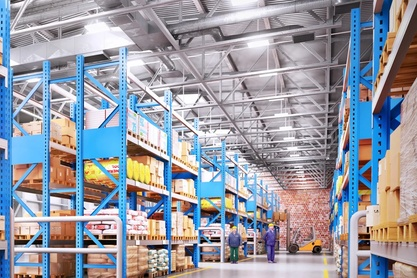
#> input picture data/image.jpg, 417 x 278 px, shrunk from 750 x 500 before the run
$ python canny_edge_detection.py
#> lines starting #> are read from the running program, lines starting #| are printed output that depends on the picture; after the words box and inside, x2 and y2 are one past the last pixel; in counts of white or black regions, pixels touching at a corner belong together
import cv2
import numpy as np
import matplotlib.pyplot as plt
import os

# Function to display and save images in one frame
def show_and_save_images(images, titles, save_path):
    plt.figure(figsize=(18, 12))

    for i in range(len(images)):
        plt.subplot(2, 3, i + 1)
        plt.imshow(cv2.cvtColor(images[i], cv2.COLOR_BGR2RGB) if len(images[i].shape) == 3 else images[i], cmap='gray')
        plt.title(titles[i])
        plt.axis('off')

    plt.tight_layout()
    plt.savefig(save_path)
    plt.show()

# Read the image
image = cv2.imread("data/image.jpg")
#> image is the input picture: shape (278, 417, 3); mean B, G, R 164.5, 154.5, 152.2
print("Original Image Shape:", image.shape)
#| Original Image Shape: (278, 417, 3)

# Convert the image to grayscale
gray = cv2.cvtColor(image, cv2.COLOR_BGR2GRAY)
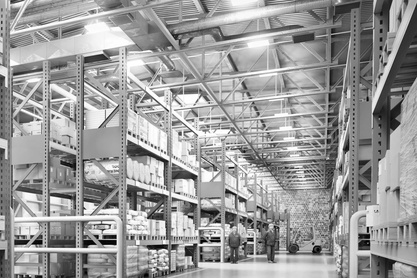
#> gray: shape (278, 417); min 1, max 255, mean 155
print("Grayscale Image Shape:", gray.shape)
#| Grayscale Image Shape: (278, 417)

# Apply Bilateral Filtering to reduce noise while preserving edges
diameter = 10
sigma_color = 75
sigma_space = 75
blur_gray = cv2.bilateralFilter(gray, diameter, sigma_color, sigma_space)
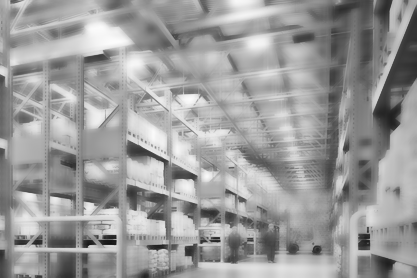
#> blur_gray: shape (278, 417); min 20, max 252, mean 155.4
print("Bilateral Filter Applied.")

# Apply Adaptive Thresholding to handle uneven lighting conditions
max_output_value = 255
block_size = 11
C = 2
adaptive_thresh = cv2.adaptiveThreshold(blur_gray, max_output_value, cv2.ADAPTIVE_THRESH_GAUSSIAN_C, cv2.THRESH_BINARY, block_size, C)
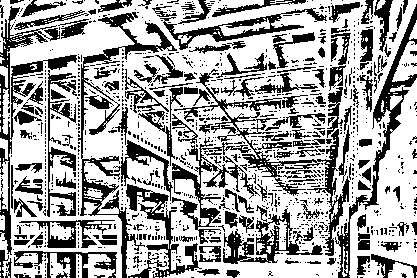
#> adaptive_thresh: shape (278, 417); 64.5% white; 1169 black regions (993 under 20 px), largest, box (x1, y1, x2, y2) and area: (78, 12, 177, 278) 3129, (174, 69, 350, 256) 2941, (0, 6, 77, 255) 2623
print("Adaptive Thresholding Applied.")

# Apply Canny Edge Detection
low_threshold = 20
high_threshold = 60
edges = cv2.Canny(adaptive_thresh, low_threshold, high_threshold)
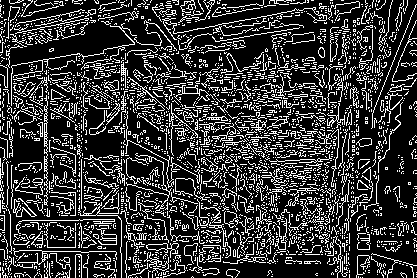
#> edges: shape (278, 417); 21.6% white in thin lines or dots
print("Canny Edge Detection Applied.")

# Perform dilation to connect broken edges (useful for noisy edges)
kernel = np.ones((5, 5), np.uint8)
dilated_edges = cv2.dilate(edges, kernel, iterations=1)
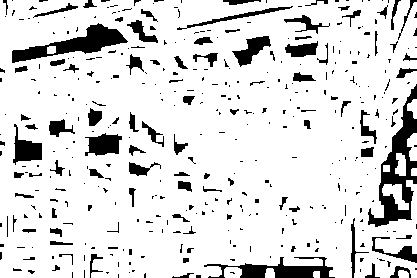
#> dilated_edges: shape (278, 417); 86.6% white; 399 black regions (303 under 20 px), largest, box (x1, y1, x2, y2) and area: (368, 84, 417, 227) 2316, (12, 23, 128, 63) 1628, (204, 257, 335, 278) 1188
print("Dilation Applied.")

# Create output directory if not exists
output_dir = "output"
if not os.path.exists(output_dir):
    os.makedirs(output_dir)

# Titles for each image
titles = ["Original Image", "Grayscale Image", "Bilateral Filter", "Adaptive Threshold", "Canny Edges", "Dilated Edges"]

# List of images
images = [image, gray, blur_gray, adaptive_thresh, edges, dilated_edges]

# Path to save the output image
save_path = os.path.join(output_dir, "Canny_results.jpg")

# Show and save all images
show_and_save_images(images, titles, save_path)
#> the loop in show_and_save_images, `for i in range(len(images)):` made 6 passes
#> in show_and_save_images, `plt.savefig(save_path)`:
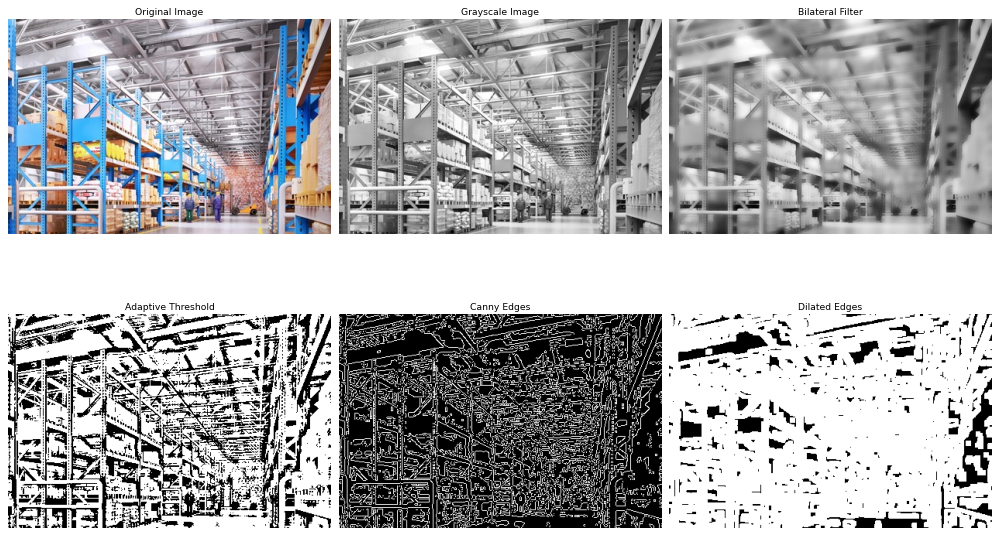
#> figure drawn by matplotlib, 6 panels
print(f"Result saved to {save_path}")
